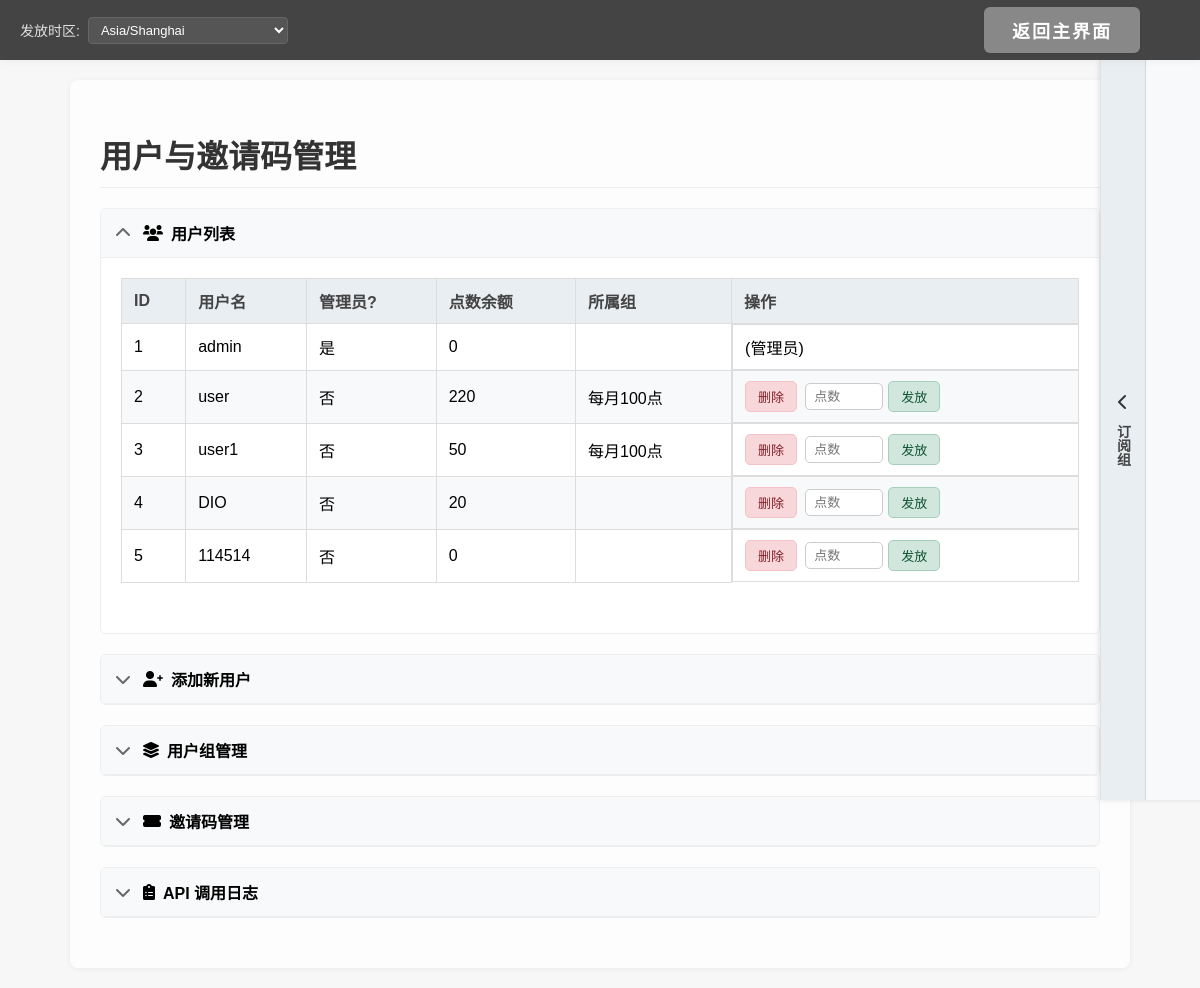
/user/manage (signed in), run on the app's committed database.
### app/models/user.py (models this page shows, shortened)
class User(UserMixin, db.Model):
    id = db.Column(db.Integer, primary_key=True)
    username = db.Column(db.String(80), unique=True, nullable=False)
    email = db.Column(db.String(120), unique=True, nullable=True)
    password_hash = db.Column(db.String(128), nullable=False)
    is_admin = db.Column(db.Boolean, default=False)
    password_change_required = db.Column(db.Boolean, default=False, nullable=False)
    auto_save_on_navigate = db.Column(db.Boolean, default=True, nullable=False)
    points = db.Column(db.Integer, default=0, nullable=False)
    active_ai_service_id = db.Column(db.Integer, db.ForeignKey('ai_service.id', use_alter=True, name='fk_user_active_ai_service'), nullable=True)
    active_ai_service = db.relationship('AIService', foreign_keys=[active_ai_service_id], post_update=True)
    ai_bg_color_r = db.Column(db.Integer, nullable=True, default=255)
    ai_bg_color_g = db.Column(db.Integer, nullable=True, default=240)
    ai_bg_color_b = db.Column(db.Integer, nullable=True, default=240)
    ai_font_color_r = db.Column(db.Integer, nullable=True, default=51)
    ai_font_color_g = db.Column(db.Integer, nullable=True, default=51)
    ai_font_color_b = db.Column(db.Integer, nullable=True, default=51)
    retry_prompt_template = db.Column(db.Text, nullable=True)
    enable_markdown_prompt = db.Column(db.Boolean, nullable=True, default=False)
    markdown_prompt_template = db.Column(db.Text, nullable=True)
    groups = db.relationship('Group',
                             secondary=user_group_association,
                             lazy='dynamic', # 返回查询对象
                             back_populates='users')
    @property
    def password(self):
        raise AttributeError('password is not a readable attribute')

### app/user.py (the view, shortened to what this page needs)
@user.route('/manage', methods=['GET', 'POST'])
@login_required
def manage():
    if not current_user.is_admin:
        flash('无权限访问')
        return redirect(url_for('main.index'))
    users = User.query.all()
    groups = Group.query.order_by(Group.name).all()
    return render_template('user_manage.html', users=users, groups=groups)

### app/auth.py (called while the page is built)
@login_manager.user_loader
def load_user(user_id):
    return db.session.get(User, int(user_id))

### app/templates/user_manage.html (shortened to what this page needs)
<!DOCTYPE html>
<html lang="zh-CN">
<head>
    <link rel="stylesheet" href="/static/style.css">
    <link rel="stylesheet" href="https://cdnjs.cloudflare.com/ajax/libs/font-awesome/6.0.0/css/all.min.css">
</head>
<body>
    <div class="top-bar">
        <div class="left-controls">
            <div class="timezone-selector-container">
                <label for="timezone-selector">发放时区:</label>
                <select id="timezone-selector" name="distribution_timezone">
                    <option value="">加载中...</option>
                </select>
            </div>
        </div>
        <div class="right-buttons">
             <a href="{{ url_for('main.index') }}" class="top-btn">返回主界面</a>
        </div>
    </div>
    <div class="container">
        <h1>用户与邀请码管理</h1>
        <details class="collapsible-section" open>
            <summary><i class="fas fa-users"></i> 用户列表</summary>
            <div class="collapsible-content">
                <table>
                    <thead>
                        <tr>
                            <th>ID</th>
                            <th>用户名</th>
                            <th>管理员?</th>
                            <th>点数余额</th>
                            <th>所属组</th>
                            <th>操作</th>
                        </tr>
                    </thead>
                    <tbody>
                        {% for user in users %}
                        <tr>
                            <td>{{ user.id }}</td>
                            <td>{{ user.username }}</td>
                            <td>{{ '是' if user.is_admin else '否' }}</td>
                            <td id="points-{{ user.id }}">{{ user.points }}</td>
                            <td>
                                {% if user.groups %}
                                    {{ user.groups | map(attribute='name') | join(', ') }}
                                {% else %}
                                    -
                                {% endif %}
                            </td>
                            <td class="actions-cell">
                                {% if not user.is_admin %}
                                    <a href="{{ url_for('user.delete', user_id=user.id) }}" class="action-btn delete-btn" onclick="return confirm('确定要删除用户 {{ user.username }} 吗？');">删除</a>
                                    <form class="grant-form" data-user-id="{{ user.id }}">
                                        <input type="number" min="1" placeholder="点数" required>
                                        <button type="submit" class="action-btn">发放</button>
                                    </form>
                                {% else %}
                                    (管理员)
                                {% endif %}
                            </td>
                        </tr>
                        {% endfor %}
                    </tbody>
                </table>
            </div>
        </details>
        <details class="collapsible-section">
            <summary><i class="fas fa-user-plus"></i> 添加新用户</summary>
        </details>
        <details class="collapsible-section">
            <summary><i class="fas fa-layer-group"></i> 用户组管理</summary>
        </details>
        <details class="collapsible-section" id="invitation-code-section">
            <summary><i class="fas fa-ticket-alt"></i> 邀请码管理</summary>
        </details>
        <details class="collapsible-section" id="api-call-log-section">
            <summary><i class="fas fa-clipboard-list"></i> API 调用日志</summary>
        </details>
    </div>
    <div id="subscription-panel" class="collapsed">
        <div class="panel-toggle-handle" title="管理订阅组">
            <i id="panel-toggle-icon" class="fas fa-chevron-left"></i>
            <span class="panel-handle-text">订阅组</span>
        </div>
    </div>
</body>
</html>

### app/static/style.css (style rules this page uses)
body { margin: 0; font-family: 'Microsoft YaHei', Arial, sans-serif; background: #f7f7f7; padding-top: 60px; }
.top-bar { width: 100%; height: 60px; background: #444; display: flex; align-items: center; justify-content: flex-end; box-shadow: 0 2px 8px rgba(0,0,0,0.04); position: fixed; top: 0; left: 0; z-index: 1001; box-sizing: border-box; }
.right-buttons { margin-right: 40px; display: flex; gap: 20px; }
.top-btn { background: #888; color: #fff; font-weight: bold; border: none; border-radius: 6px; padding: 10px 28px; font-size: 18px; text-decoration: none; transition: background 0.2s; letter-spacing: 2px; box-shadow: 0 1px 3px rgba(0,0,0,0.06); }

### data on the page
User: id "1", username "admin", is_admin "是", points "0", shows "(管理员)"
User: id "2", username "user", is_admin "否", points "220", groups|map "每月100点"
User: id "3", username "user1", is_admin "否", points "50", groups|map "每月100点"
User: id "4", username "DIO", is_admin "否", points "20"
User: id "5", username "114514", is_admin "否", points "0"
